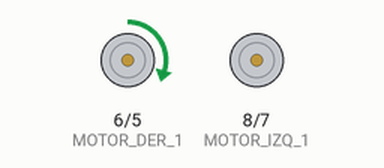
This program was run on a simulated Arduino Nano, built with avr-gcc and run on an emulated ATmega328P. On the bench: motor-driver pin pairs drawn as motors (green arrow = first pin HIGH = forward, orange = second pin HIGH = backward, longer = more drive, scaled by the enable pin).

Above: at 0.1 s.
At 15.1 s:
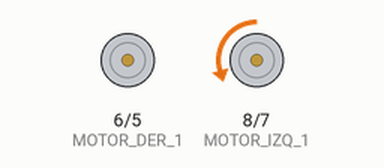
At 25.1 s:
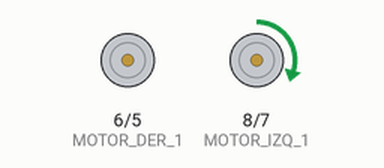
At 38.1 s:
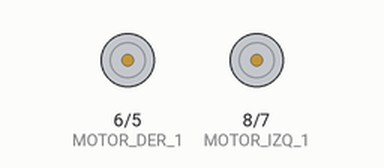
Timing chart, 0 to 39.6 s (numbered marks = the images above):
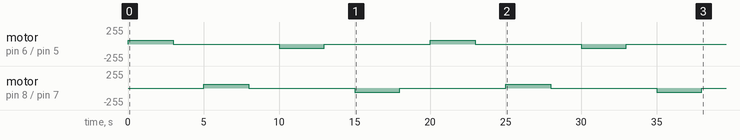

The program:

main.cpp
```cpp
#include <Arduino.h>

#define MOTOR_DER_1 6
#define MOTOR_DER_2 5

#define MOTOR_IZQ_1 8
#define MOTOR_IZQ_2 7

#define PWM_MOTOR_DER 3
#define PWM_MOTOR_IZQ 11

void setup() {
  pinMode(MOTOR_DER_1, OUTPUT);
  pinMode(MOTOR_DER_2, OUTPUT);
  pinMode(PWM_MOTOR_DER, OUTPUT);

  pinMode(MOTOR_IZQ_1, OUTPUT);
  pinMode(MOTOR_IZQ_2, OUTPUT);
  pinMode(PWM_MOTOR_IZQ, OUTPUT);
}

void loop() {
  // ambos motores van hacia adelante con el orden en el que estan declarados.
  // cada motor corresponde al que esta declarado.

  digitalWrite(MOTOR_DER_1, HIGH);
  digitalWrite(MOTOR_DER_2, LOW);
  analogWrite(PWM_MOTOR_DER, 60);

  delay(3000);

  digitalWrite(PWM_MOTOR_DER, 0);
  digitalWrite(PWM_MOTOR_IZQ, 0);

  delay(2000);

  digitalWrite(MOTOR_IZQ_1, HIGH);
  digitalWrite(MOTOR_IZQ_2, LOW);
  analogWrite(PWM_MOTOR_IZQ, 60);

  delay(3000);

  digitalWrite(PWM_MOTOR_DER, 0);
  digitalWrite(PWM_MOTOR_IZQ, 0);

  delay(2000);

    digitalWrite(MOTOR_DER_1, LOW);
  digitalWrite(MOTOR_DER_2, HIGH);
  analogWrite(PWM_MOTOR_DER, 60);

  delay(3000);

  digitalWrite(PWM_MOTOR_DER, 0);
  digitalWrite(PWM_MOTOR_IZQ, 0);

  delay(2000);

  digitalWrite(MOTOR_IZQ_1, LOW);
  digitalWrite(MOTOR_IZQ_2, HIGH);
  analogWrite(PWM_MOTOR_IZQ, 60);

  delay(3000);

  digitalWrite(PWM_MOTOR_DER, 0);
  digitalWrite(PWM_MOTOR_IZQ, 0);

  delay(2000);
}
```

Measured:
- by itself, motor on pin 8 (MOTOR_IZQ_1) / pin 7 (MOTOR_IZQ_2): stopped → forward 60/255 at 5.0 s, → stopped 3.0 s later, → backward 60/255 7.0 s later, → stopped 3.0 s later, … (8 changes in this stretch)
- by itself, motor on pin 6 (MOTOR_DER_1) / pin 5 (MOTOR_DER_2): stopped → forward 60/255 at 0.00 s, → stopped 3.0 s later, → backward 60/255 7.0 s later, → stopped 3.0 s later, … (8 changes in this stretch)
